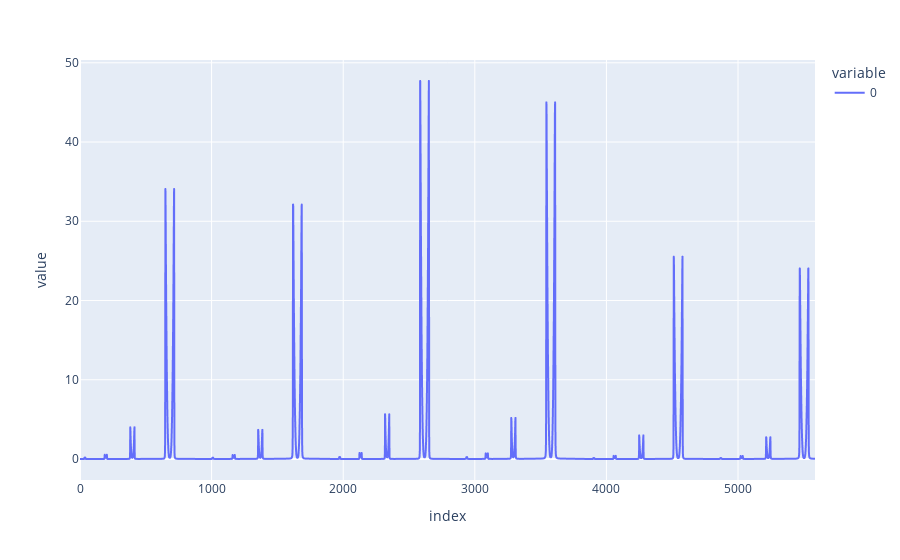

The notebook cell this image was saved under:
### Code cell
Arg1 = (Mixed[Mixed['FFF']==0]['xpos']/1)/((1 + (Mixed[Mixed['FFF']==0]['xpos']/1)**2)**(1/2))
        Arg2 = (Mixed[Mixed['FFF']==0]['xneg']/1)/((1 + (Mixed[Mixed['FFF']==0]['xneg']/1)**2)**(1/2))

        Arg3 = (Mixed[Mixed['FFF']==0]['ypos']/1)/((1 + (Mixed[Mixed['FFF']==0]['ypos']/1)**2)**(1/2))
        Arg4 = (Mixed[Mixed['FFF']==0]['yneg']/1)/((1 + (Mixed[Mixed['FFF']==0]['yneg']/1)**2)**(1/2))

        a = Mixed[Mixed['FFF']==0]['Big Z'] * (Arg1+Arg2) * (Arg3+Arg4) * (1 + (Mixed[Mixed['FFF']==0]['Rho']**2) * (150.0 * Mixed[Mixed['FFF']==0]['Rho'] -900 * Mixed[Mixed['FFF']==0]['Rho'] + 1000 * Mixed[Mixed['FFF']==0]['Rho'] -95000 * Mixed[Mixed['FFF']==0]['Rho'] + 95000 * Mixed[Mixed['FFF']==0]['Rho']))

        a.plot()

### Figure 1 — Plotly figure (JSON) as saved in the notebook; plotly's stock layout.template omitted (floating-point values rounded to 4 significant figures; data arrays with more than 128 entries replaced by an {"elided": "..."} marker saying what was removed)
{"data": [{"hovertemplate": "variable=0<br>index=%{x}<br>value=%{y}<extra></extra>", "legendgroup": "0", "line": {"color": "#636efa", "dash": "solid"}, "mode": "lines", "name": "0", "showlegend": true, "type": "scattergl", "x": {"elided": "2880 int values"}, "xaxis": "x", "y": {"elided": "2880 float values"}, "yaxis": "y"}], "layout": {"legend": {"title": {"text": "variable"}, "tracegroupgap": 0}, "margin": {"t": 60}, "xaxis": {"anchor": "y", "domain": [0, 1], "title": {"text": "index"}}, "yaxis": {"anchor": "x", "domain": [0, 1], "title": {"text": "value"}}}}
